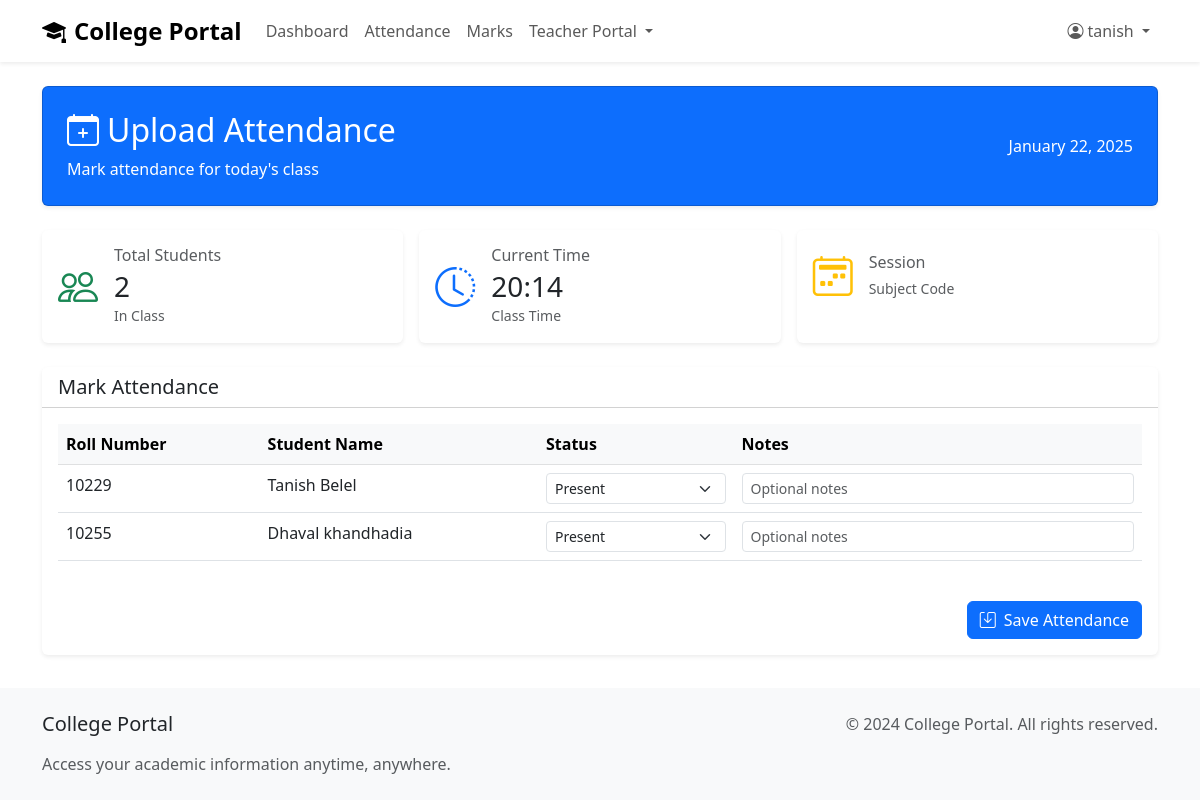
Page /manage-attendance/ (signed in) on the committed database.
### main/models.py (models this page shows, shortened)
class Student(models.Model):
    user = models.OneToOneField(User, on_delete=models.CASCADE)
    roll_number = models.CharField(max_length=20)

### main/views.py (the view, shortened to what this page needs)
# urls.py: path('manage-attendance/', manage_attendance, name='manage_attendance'),
@login_required
def manage_attendance(request):
    subject = Subject.objects.first()  # Or get it based on your logic
    students = Student.objects.all().order_by('roll_number')
    context = {
        'subject': subject,
        'students': students,
    }
    return render(request, 'updateattendance.html', context)

### main/templates/updateattendance.html (shortened to what this page needs)
{% extends 'base.html' %}
{% block start %}
<main class="py-4">
    <div class="container">
        <div class="row mb-4">
            <div class="col-12">
                <div class="card bg-primary text-white shadow-sm">
                    <div class="card-body p-4">
                        <div class="row align-items-center">
                            <div class="col-md-6">
                                <h2 class="card-title mb-0">
                                    <i class="bi bi-calendar-plus me-2"></i>Upload Attendance
                                </h2>
                                <p class="mt-2 mb-0">Mark attendance for today's class</p>
                            </div>
                            <div class="col-md-6">
                                <div class="text-md-end mt-3 mt-md-0">
                                    <p class="mb-0">{% now "F d, Y" %}</p>
                                </div>
                            </div>
                        </div>
                    </div>
                </div>
            </div>
        </div>
        <div class="row g-3 mb-4">
            <div class="col-md-4">
                <div class="card border-0 shadow-sm h-100">
                    <div class="card-body">
                        <div class="d-flex align-items-center">
                            <div class="flex-shrink-0">
                                <i class="bi bi-people text-success fs-1"></i>
                            </div>
                            <div class="flex-grow-1 ms-3">
                                <h6 class="text-muted mb-1">Total Students</h6>
                                <h3 class="mb-0">{{ students|length }}</h3>
                                <small class="text-muted">In Class</small>
                            </div>
                        </div>
                    </div>
                </div>
            </div>
            <div class="col-md-4">
                <div class="card border-0 shadow-sm h-100">
                    <div class="card-body">
                        <div class="d-flex align-items-center">
                            <div class="flex-shrink-0">
                                <i class="bi bi-clock-history text-primary fs-1"></i>
                            </div>
                            <div class="flex-grow-1 ms-3">
                                <h6 class="text-muted mb-1">Current Time</h6>
                                <h3 class="mb-0">{% now "H:i" %}</h3>
                                <small class="text-muted">Class Time</small>
                            </div>
                        </div>
                    </div>
                </div>
            </div>
            <div class="col-md-4">
                <div class="card border-0 shadow-sm h-100">
                    <div class="card-body">
                        <div class="d-flex align-items-center">
                            <div class="flex-shrink-0">
                                <i class="bi bi-calendar2-week text-warning fs-1"></i>
                            </div>
                            <div class="flex-grow-1 ms-3">
                                <h6 class="text-muted mb-1">Session</h6>
                                <small class="text-muted">Subject Code</small>
                            </div>
                        </div>
                    </div>
                </div>
            </div>
        </div>
        <div class="row">
            <div class="col-12">
                <div class="card border-0 shadow-sm">
                    <div class="card-header bg-white">
                        <h5 class="card-title mb-0">Mark Attendance</h5>
                    </div>
                    <div class="card-body">
                        <form method="POST">
                            <div class="table-responsive">
                                <table class="table table-hover">
                                    <thead class="table-light">
                                        <tr>
                                            <th>Roll Number</th>
                                            <th>Student Name</th>
                                            <th>Status</th>
                                            <th>Notes</th>
                                        </tr>
                                    </thead>
                                    <tbody>
                                        {% for student in students %}
                                        <tr>
                                            <td>{{ student.roll_number }}</td>
                                            <td>{{ student.user.first_name }} {{ student.user.last_name }}</td>
                                            <td>
                                                <select name="attendance_{{ student.id }}" class="form-select form-select-sm">
                                                    <option value="present">Present</option>
                                                </select>
                                            </td>
                                            <td>
                                                <input type="text" name="notes_{{ student.id }}" class="form-control form-control-sm" placeholder="Optional notes">
                                            </td>
                                        </tr>
                                        {% empty %}
                                        <tr>
                                            <td colspan="4" class="text-center text-muted">
                                                No students found in this class.
                                            </td>
                                        </tr>
                                        {% endfor %}
                                    </tbody>
                                </table>
                            </div>
                            <div class="d-flex justify-content-end mt-4">
                                <button type="submit" class="btn btn-primary">
                                    <i class="bi bi-save me-2"></i>Save Attendance
                                </button>
                            </div>
                        </form>
                    </div>
                </div>
            </div>
        </div>
    </div>
</main>
{% endblock %}

### main/templates/base.html (shortened to what this page needs)
<!DOCTYPE html>
<html lang="en">
<head>
    <link href="https://cdn.jsdelivr.net/npm/bootstrap@5.3.0/dist/css/bootstrap.min.css" rel="stylesheet">
    <link rel="stylesheet" href="https://cdn.jsdelivr.net/npm/bootstrap-icons@1.11.2/font/bootstrap-icons.css">
</head>
<body>
    <nav class="navbar navbar-expand-lg navbar-light bg-white shadow-sm">
        <div class="container">
            <a class="navbar-brand" href="/">
                <i class="bi bi-mortarboard-fill me-2"></i>College Portal
            </a>
            <div class="collapse navbar-collapse" id="navbarNav">
                <ul class="navbar-nav me-auto">
                    <li class="nav-item">
                        <a class="nav-link" href="/dashboard/">Dashboard</a>
                    </li>
                    <li class="nav-item">
                        <a class="nav-link" href="/attendance/">Attendance</a>
                    </li>
                    <li class="nav-item">
                        <a class="nav-link" href="/marks/">Marks</a>
                    </li>
                    {% if user.is_staff %}
                    <li class="nav-item dropdown">
                        <a class="nav-link dropdown-toggle" href="#" role="button" data-bs-toggle="dropdown">
                            Teacher Portal
                        </a>
                    </li>
                    {% endif %}
                </ul>
                <ul class="navbar-nav">
                    {% if user.is_authenticated %}
                        <li class="nav-item dropdown">
                            <a class="nav-link dropdown-toggle" href="#" role="button" data-bs-toggle="dropdown">
                                <i class="bi bi-person-circle me-1"></i>{{ user.username }}
                            </a>
                        </li>
                    {% endif %}
                </ul>
            </div>
        </div>
    </nav>
            {% block start %}
            {% endblock %}
    <footer class="py-4 bg-light mt-auto">
        <div class="container">
            <div class="row">
                <div class="col-md-6">
                    <h5 class="mb-3">College Portal</h5>
                    <p class="text-muted mb-0">Access your academic information anytime, anywhere.</p>
                </div>
                <div class="col-md-6 text-md-end">
                    <p class="mb-0 text-muted">&copy; 2024 College Portal. All rights reserved.</p>
                </div>
            </div>
        </div>
    </footer>
</body>
</html>

### main/templates/base.html (style rules this page uses)
body { min-height: 100vh; display: flex; flex-direction: column; }
.navbar-brand { font-weight: bold; font-size: 1.5rem; }
.nav-link { font-weight: 500; }
main { flex: 1; }

### rows in the picture
Student: roll_number "10229", user.first_name "Tanish", user.last_name "Belel", id "Present"
Student: roll_number "10255", user.first_name "Dhaval", user.last_name "khandhadia", id "Present"

### other values in the picture
{{ user.username }} "tanish"
{{ students|length }} "2"
